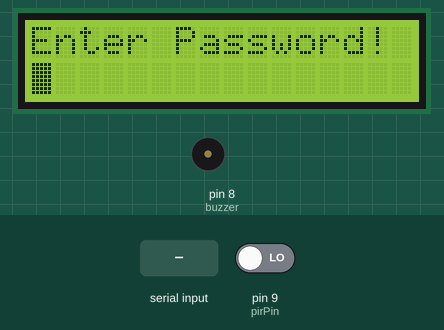
Simulated run of this sketch. Board: Arduino Uno, built with avr-gcc and run on an emulated ATmega328P. Shown: 16×2 character LCD, buzzer (waves = sounding). The inputs (shaded band) are chosen by the test bench; at power-on: pin 9 (pirPin) LOW. What the sketch prints to the serial monitor is not drawn.

Above: at 1.2 s.
1.3 s: "1" received over Serial
At 2.5 s:
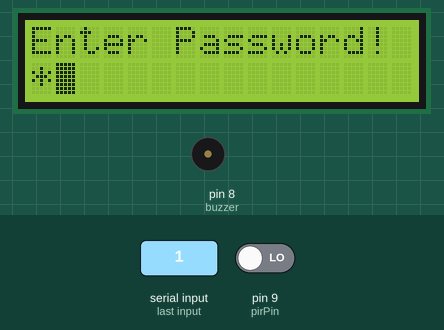
2.8 s: "0" received over Serial
At 3.7 s:
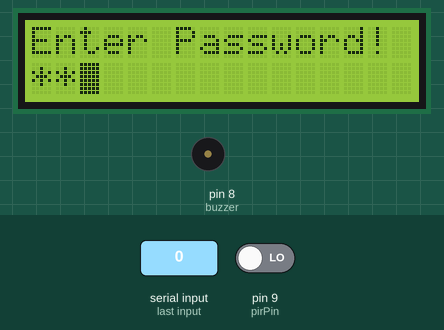
4.3 s: "2" received over Serial
At 4.8 s:
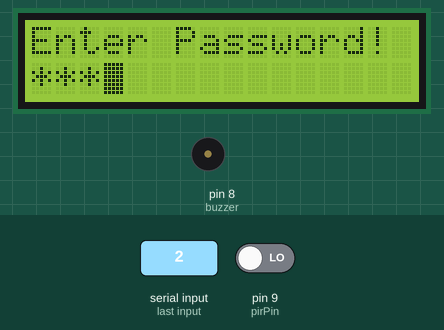
5.8 s: "1" received over Serial
At 7.0 s:
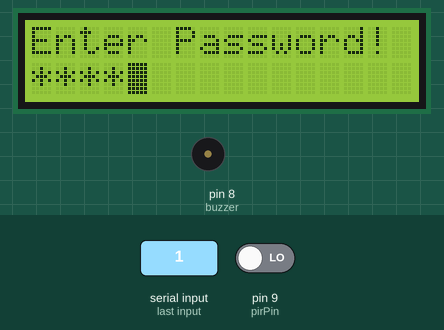
7.3 s: "0" received over Serial
At 8.3 s:
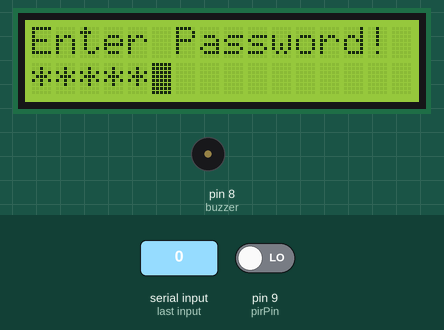
8.8 s: "2" received over Serial
At 9.8 s:
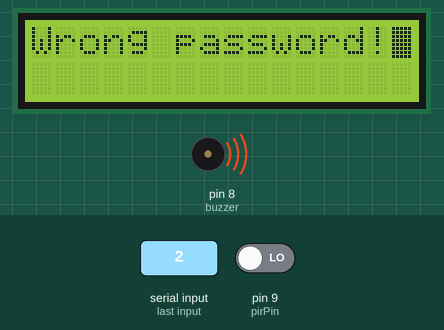
Timing chart, 0 to 11.8 s (numbered marks = the images above; inputs shaded):
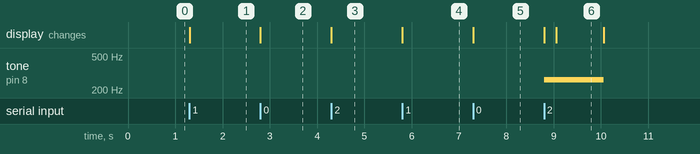

The sketch:

arduino-2.ino
```cpp
#include <LiquidCrystal.h>
#include <Servo.h>

LiquidCrystal lcd(7,6,5,4,3,2);

// 0 -> şifre al
// 1 -> doğru şifre
// 2 -> yanlış şifre
short int status = 0;

short int passLength = 0;
int pass[6] = {'1', '2', '3', '4', '5', '6'};
bool passStatus = true;
bool systemActive = true;
short int attempts = 0;

short int buzzer = 8;
short int pirPin = 9;
short int enginePin = 10;

Servo engine;

void setup() {
  Serial.begin(9600);
  pinMode(buzzer, OUTPUT);
  pinMode(pirPin, INPUT);

  lcd.begin(16,2);
  lcd.print("Enter Password!");
  lcd.setCursor(0,1);
}

void loop (){
  if (systemActive) {
    if (digitalRead(pirPin) == HIGH) {
      tone(buzzer, 262);
    }
  }
  lcd.blink();
  if (status == 0) {
    // şifre gir
  	if (Serial.available() > 0) {
      int str = Serial.read();
      if (str != pass[passLength]) {
        passStatus = false;
      }
      lcd.write("*");
      passLength++;
      Serial.println(passStatus);
      if (passLength == 6 && passStatus) {
      	status = 1;
      } else if (passLength == 6 && !passStatus) {
      	status = 2;
      }
    }
  } else if (status == 1) {
  	// şifre doğru
    noTone(buzzer);
    delay(500);
    lcd.clear();
    lcd.print("Rigth password");
    lcd.setCursor(0,1);

    if (systemActive) {
      lcd.print("System inactive!");
      doorOpen();
    } else {
      lcd.print("System active!");
      doorOpen();
    }
	lastTouch();

  } else if (status == 2) {
  	// şifre yanlış
    tone(buzzer, 262);
    delay(250);
    lcd.clear();
	lcd.print("Wrong password!");
	lastTouch();
	noTone(buzzer);
  }
}

void lastTouch() {
  delay(1000);
  lcd.clear();
  lcd.print("Enter Password!");
  lcd.setCursor(0, 1);
  passLength = 0;
  passStatus = true;
  status = 0;
}

void doorOpen() {
  engine.attach(enginePin);
  if (systemActive) {
    engine.write(90);
  } else {
  	engine.write(-90);
  }
  delay(1000);
  systemActive = !systemActive;
}
```

Measured:
- after the input at 1.3 s, the display: changes at once (image 1)
- after the input at 2.8 s, the display: changes at once (image 2)
- after the input at 4.3 s, the display: changes at once (image 3)
- after the input at 5.8 s, the display: changes at once (image 4)
- after the input at 7.3 s, the display: changes at once (image 5)
- after the input at 8.8 s, tone on pin 8 (buzzer): silent → 262 Hz at once, → silent 1.3 s later; the display: first changes at once (image 6 shows a later state)
- what the display in image 6 shows lasts 1.0 s, from 9.1 s to 10.1 s
